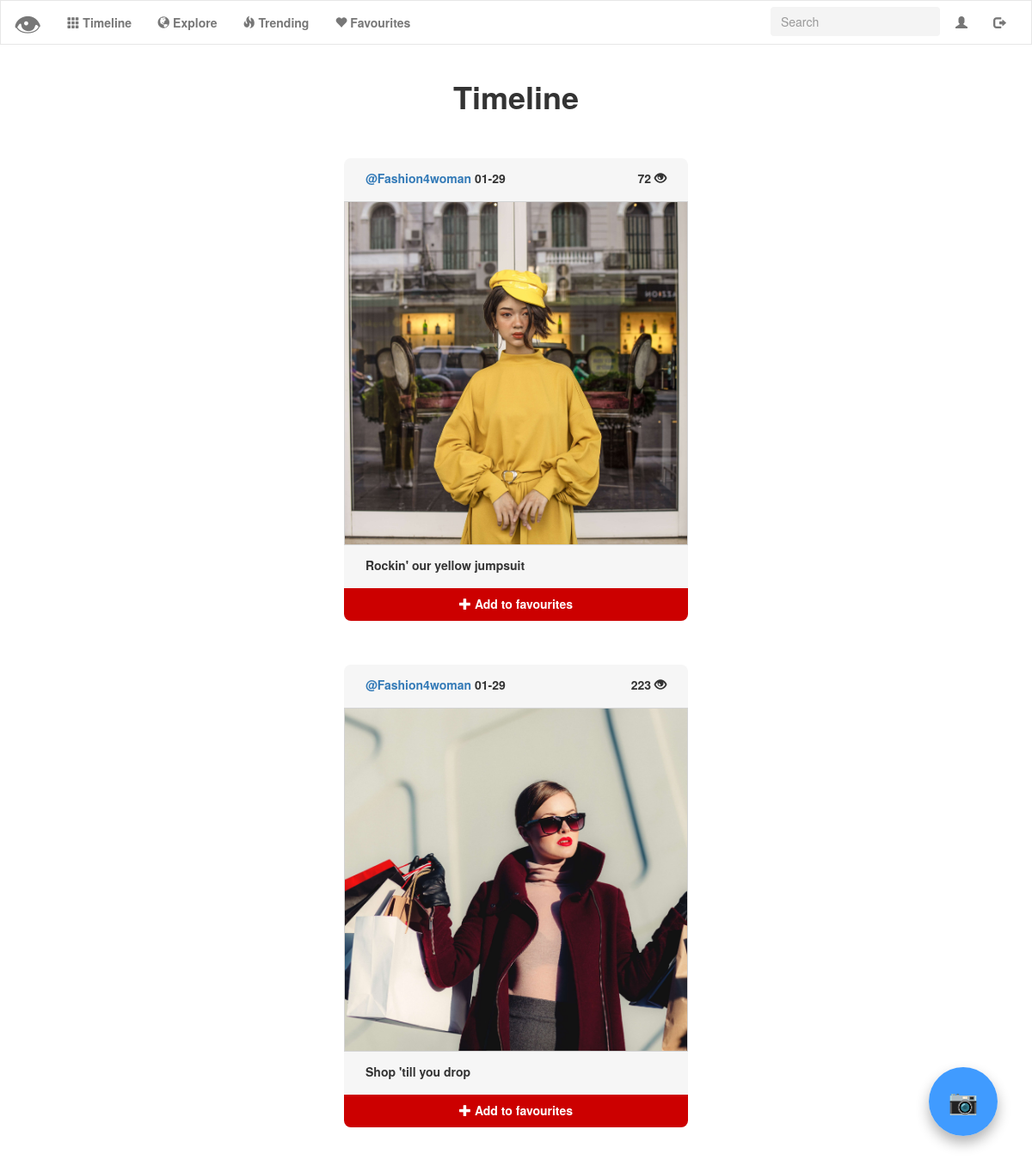
/timeline (signed in), run on an earlier commit of the app's database.
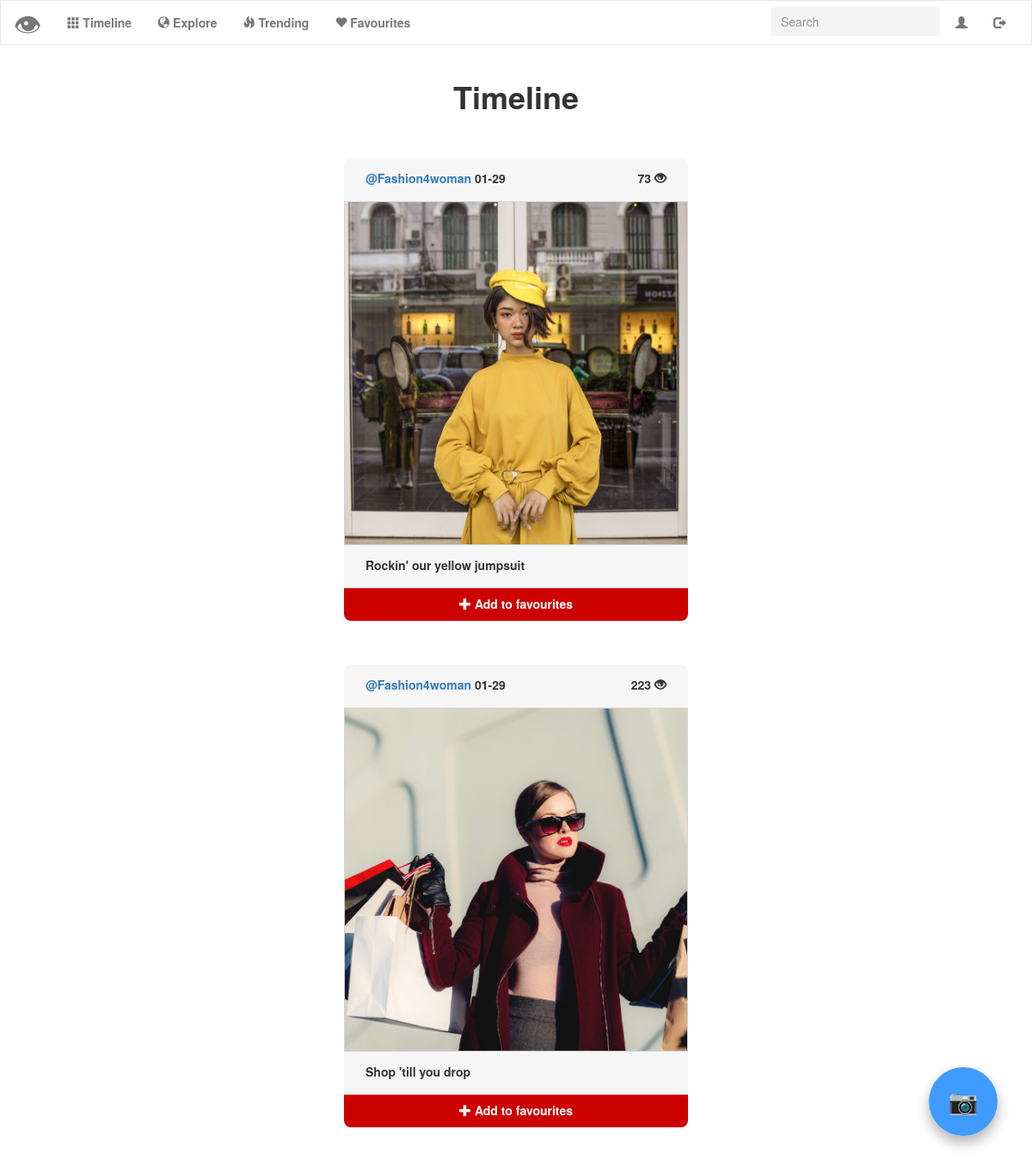
And on a later commit of the database.
### tables this page shows
CREATE TABLE 'uploads' ('id' integer PRIMARY KEY AUTOINCREMENT NOT NULL, 'user_id' integer NOT NULL, 'upload' text NOT NULL, 'description' text NOT NULL, 'timestamp' double precision NOT NULL DEFAULT CURRENT_TIMESTAMP, 'username'  text NOT NULL  , 'score' INTEGER NOT NULL DEFAULT 0);

### application.py (the view)
@app.route("/timeline")
@login_required
def timeline():
    photos_empty = False
    show = True
    uploads = []
    followings_id = get_following(session["user_id"])
    for p in followings_id:
        user_uploads = get_all_uploads(p["user_id"])
        for u in user_uploads:
            uploads.append(u)
    if not uploads:
        photos_empty = True
    uploads.sort(key=lambda d: d['timestamp'], reverse=True)
    uploads = change_timestamp(uploads)
    if len(uploads) <= counter_timeline:
        show = False
    uploads = uploads[:counter_timeline]
    return render_template("timeline.html", uploads=uploads, user_id=session["user_id"], photos_empty=photos_empty, show=show)

### helpers.py (called while the page is built)
def login_required(f):
    @wraps(f)
    def decorated_function(*args, **kwargs):
        if session.get("user_id") is None:
            return redirect("/login")
        return f(*args, **kwargs)
    return decorated_function

def get_following(follower_id):
    following = db.execute("SELECT user_id FROM followers WHERE follower_id = :follower_id", follower_id=follower_id)
    return following

def change_timestamp(post_list):
    for post in post_list:
        date = post["timestamp"]
        date = date[5:11]
        post["timestamp"] = date
    return post_list

def get_all_uploads(user_id):
    user_photos = db.execute("SELECT * FROM uploads WHERE user_id = :user_id", user_id=user_id)
    user_photos.sort(key=lambda d: d['timestamp'], reverse=True)
    return user_photos

### templates/timeline.html (shortened to what this page needs)
{% extends "layout.html" %}
{% block main %}
<div class="container-title" id="timeline-title">
	<h1>
		<b>Timeline</b>
	</h1>
</div>
{% for post in uploads %}
<div class="button-images">
	<button name="modal" class="photo_modal" data-toggle="modal" data-target="#photomodal{{ post.id }}">
		<label for="modal" class="modal-label">
			<div class="timeline-container">
				<div class="timeline-description">
					<a href="{{ url_for('profile', username=post.username) }}">
						<label id="username">{{ post.username }} </label>
					</a>
					<label id="timestamp">{{ post.timestamp }} </label>
					<label id="score">{{ post.score }}
						<span class="glyphicon glyphicon-eye-open"></span>
					</label>
				</div>
				<img src="/upload/{{ post.upload }}" class="img-responsive">
				<div class="timeline-bottom">
					<label id="discription">{{ post.description }} </label>
					<button id="favourite" onclick="favouriteButtonClicked({{ user_id }}, {{ post.id }})" class="btn btn-red btn-fav">
						<span class="glyphicon glyphicon-plus"></span>
						<b> Add to favourites</b>
					</button>
				</div>
			</div>
		</label>
	</button>
</div>
{% endfor %}
{% endblock %}

What changed in the data, as far as the page shows it:
changed uploads "Rockin' our yellow jumpsuit": score "72" → "73"
